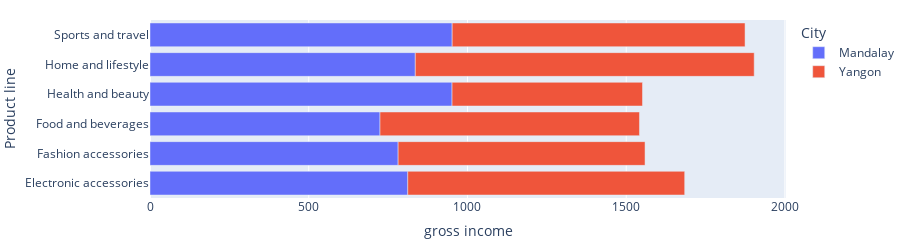

Source (notebook cell):
### Code cell
fig_product_income.update_layout(margin = dict(l = 0, r=0,t=20,b=20),height= 200 )

### Figure 1 — Plotly figure (JSON) as saved in the notebook; plotly's stock layout.template omitted (floating-point values rounded to 4 significant figures)
{"data": [{"alignmentgroup": "True", "hovertemplate": "City=Mandalay<br>gross income=%{x}<br>Product line=%{y}<extra></extra>", "legendgroup": "Mandalay", "marker": {"color": "#636efa", "pattern": {"shape": ""}}, "name": "Mandalay", "offsetgroup": "Mandalay", "orientation": "h", "showlegend": true, "textposition": "auto", "x": [812.0, 781.6, 724.5, 951.5, 835.7, 951.8], "xaxis": "x", "y": ["Electronic accessories", "Fashion accessories", "Food and beverages", "Health and beauty", "Home and lifestyle", "Sports and travel"], "yaxis": "y", "type": "bar"}, {"alignmentgroup": "True", "hovertemplate": "City=Yangon<br>gross income=%{x}<br>Product line=%{y}<extra></extra>", "legendgroup": "Yangon", "marker": {"color": "#EF553B", "pattern": {"shape": ""}}, "name": "Yangon", "offsetgroup": "Yangon", "orientation": "h", "showlegend": true, "textposition": "auto", "x": [872.2, 777.7, 817.3, 599.9, 1067.0, 922.5], "xaxis": "x", "y": ["Electronic accessories", "Fashion accessories", "Food and beverages", "Health and beauty", "Home and lifestyle", "Sports and travel"], "yaxis": "y", "type": "bar"}], "layout": {"xaxis": {"anchor": "y", "domain": [0, 1], "title": {"text": "gross income"}}, "yaxis": {"anchor": "x", "domain": [0, 1], "title": {"text": "Product line"}}, "legend": {"title": {"text": "City"}, "tracegroupgap": 0}, "margin": {"t": 20, "l": 0, "r": 0, "b": 20}, "barmode": "relative", "height": 200}}
